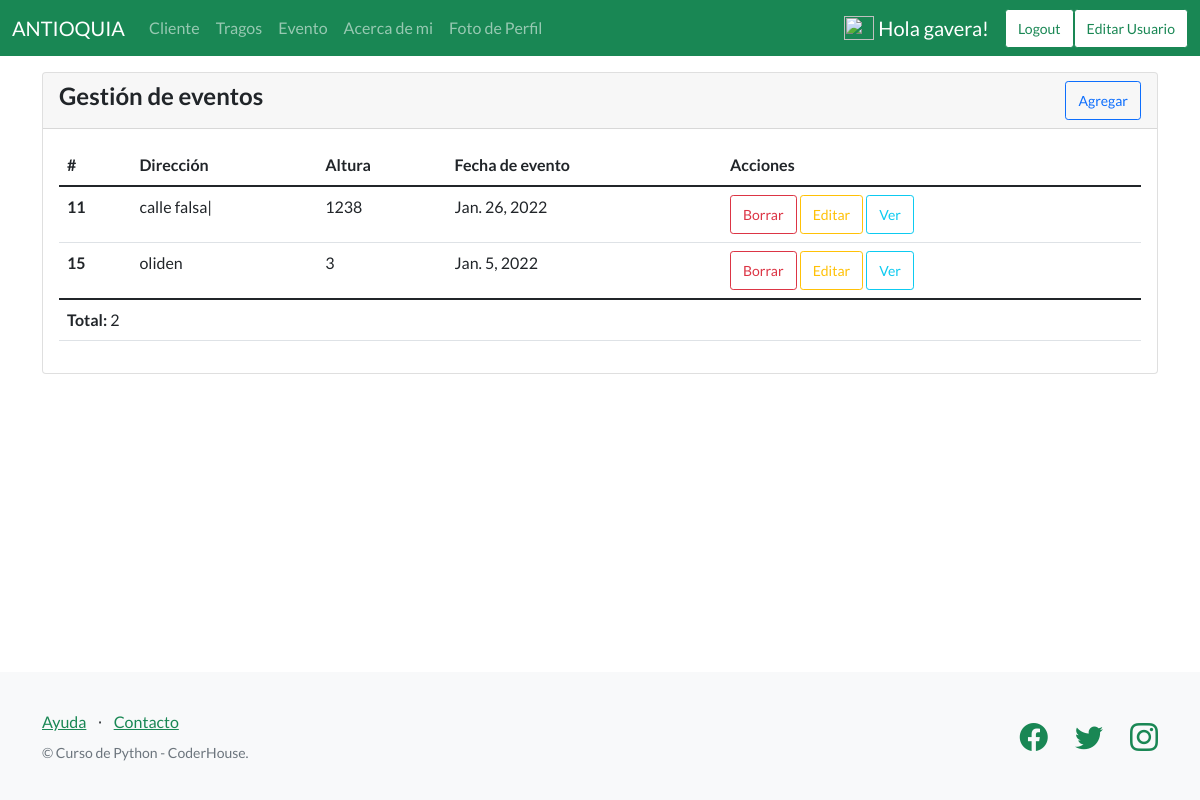
/coder/evento (signed in), run on the app's committed database.
### Appcoder/models.py (models this page shows, shortened)
class Evento(Model):
    direccion = CharField(max_length=40)
    altura = IntegerField()
    fecha_evento = DateField()

### Appcoder/views.py (the view)
# urls.py: path('evento', evento, name = 'evento'),
@login_required
def evento(request):
    return render(request, 'Appcoder/evento.html',
                  {'evento': Evento.objects.all() })

### templates/Appcoder/evento.html (shortened to what this page needs)
{% extends 'Appcoder/padre.html' %}
{% block contenidoQueCambia %}
<div class="card">
    <div class="card-header d-flex justify-content-between align-items-center">
      <h4>Gestión de eventos</h4>
      <a class="btn btn-outline-primary btn-sm" href="{% url 'evento_add' %}">Agregar</a>
    </div>
    <div class="card-body table-responsive">
      <table class="table">
          <thead>
          <tr>
              <th scope="col">#</th>
              <th scope="col">Dirección</th>
              <th scope="col">Altura</th>
              <th scope="col">Fecha de evento</th>
              <th scope="col">Acciones</th>
          </tr>
          </thead>
          <tbody>
              {% for evento in evento %}
              <tr>
                  <th scope="row">{{evento.id}}</th>
                  <td>{{evento.direccion}}</td>
                  <td>{{evento.altura}}</td>
                  <td>{{evento.fecha_evento}}</td>
                  <td>
                      <a href="{% url 'evento_delete' evento.id %}" class="btn btn-outline-danger  btn-sm">Borrar</a>
                      <a href="{% url 'evento_update' evento.id %}" class="btn btn-outline-warning  btn-sm">Editar</a>
                      <a href="{% url 'evento_view' evento.id %}" class="btn btn-outline-info  btn-sm">Ver</a>
                  </td>
                </tr>
              {%endfor%}
          </tbody>
          <tfoot>
              <tr>
                  <td colspan="5"><strong>Total: </strong>{{evento.count}}</td>
              </tr>
          </tfoot>
      </table>
    </div>
  </div>
{% endblock %}

### templates/Appcoder/padre.html (shortened to what this page needs)
<!DOCTYPE html>
<html lang="en">
    <head>
        {% load static %}
        <link href="https://cdn.jsdelivr.net/npm/bootstrap-icons@1.5.0/font/bootstrap-icons.css" rel="stylesheet" type="text/css" />
        <link href="{%static 'Appcoder/css/styles.css' %}" rel="stylesheet" />
    </head>
    <body>
        <nav class="navbar navbar-expand-lg navbar-dark bg-success ">
          <div class="container-fluid bg-success">
            <a class="navbar-brand" href="{% url 'inicio' %}">ANTIOQUIA</a>
            <div class="collapse navbar-collapse" id="navbarTogglerDemo02">
                <ul class="navbar-nav me-auto mb-2 mb-lg-0">
                    <li class="nav-item">
                      <a class="nav-link" href="{% url 'cliente' %}">Cliente</a>
                    </li>
                    <li class="nav-item">
                      <a class="nav-link" href="{% url 'tragos' %}">Tragos</a>
                    </li>
                    <li class="nav-item">
                       <a class="nav-link" href="{% url 'evento' %}">Evento</a>
                    </li>
                    <li class="nav-item">
                        <a class="nav-link" href="{% url 'acerca_de_mi' %}">Acerca de mi</a>
                     </li>
                     <li class="nav-item">
                        <a class="nav-link" href="{% url 'avatar_add' %}">Foto de Perfil</a>
                     </li>
                </ul>
                {% if not request.user.is_authenticated %}
                    <a class="btn btn-outline-success btn-sm bg-white" href="{% url 'login' %}">INICIAR</a>
                {% else %}
                <a class="navbar-brand" href="#">
                    <img src="{{avatar_url}}" alt="" width="30" height="24" class="d-inline-block align-text-top">
                    Hola {{user.username}}!
                  </a>
                    <a class="btn btn-outline-success btn-sm bg-white" href="{% url 'logout' %}">Logout</a>
                    <a class="btn btn-outline-success btn-sm bg-white" href="{% url 'user_editar' %}">Editar Usuario</a>
                {% endif%}
                </div>
            </div>
        </nav>
        <div class="container" style="margin-bottom:9rem;margin-top: 1rem;">
        {% block contenidoQueCambia %}
        {% endblock %}
        </div>
        <footer class="footer bg-light">
            <div class="container">
                <div class="row">
                    <div class="col-lg-6 h-100 text-center text-lg-start my-auto">
                        <ul class="list-inline mb-2">
                            <li class="list-inline-item"><a href="#!" class="text-success">Ayuda</a></li>
                            <li class="list-inline-item">⋅</li>
                            <li class="list-inline-item"><a href="#!" class="text-success">Contacto</a></li>
                        </ul>
                        <p class="text-muted small mb-4 mb-lg-0">&copy; Curso de Python - CoderHouse.</p>
                    </div>
                    <div class="col-lg-6 h-100 text-center text-lg-end my-auto">
                        <ul class="list-inline mb-0 ">
                            <li class="list-inline-item me-4">
                                <a href="https://es-la.facebook.com/antioquiabarras/" target="blank" class="text-success"><i class="bi-facebook fs-3"></i></a>
                            </li>
                            <li class="list-inline-item me-4">
                                <a href="#!" class="text-success"><i class="bi-twitter fs-3"></i></a>
                            </li>
                            <li class="list-inline-item">
                                <a href="#!" class="text-success"><i class="bi-instagram fs-3"></i></a>
                            </li>
                        </ul>
                    </div>
                </div>
            </div>
        </footer>
    </body>
</html>

### templates/Appcoder/padre.html (style rules this page uses)
html { min-height: 100%; position: relative; }
body { margin: 0; margin-bottom: 40px; }
footer { display: flex; align-items: center; position: absolute; bottom: 0; width: 100%; height: 40px; }

### data on the page
Evento: id "11", direccion "calle falsa|", altura "1238", fecha_evento "Jan. 26, 2022"
Evento: id "15", direccion "oliden", altura "3", fecha_evento "Jan. 5, 2022"

### other printed values
{{ user.username }} "gavera"
{{ evento.count }} "2"
